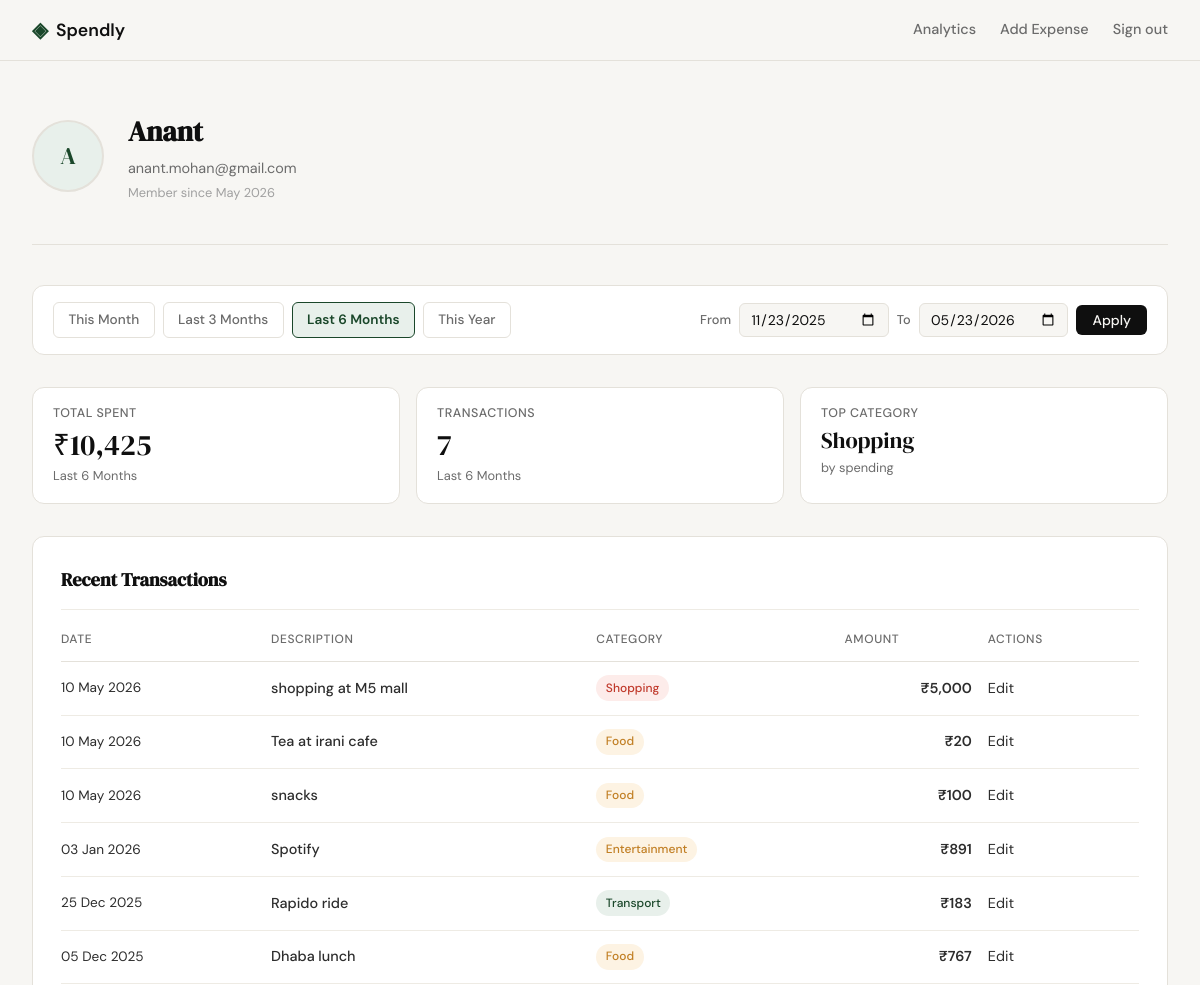
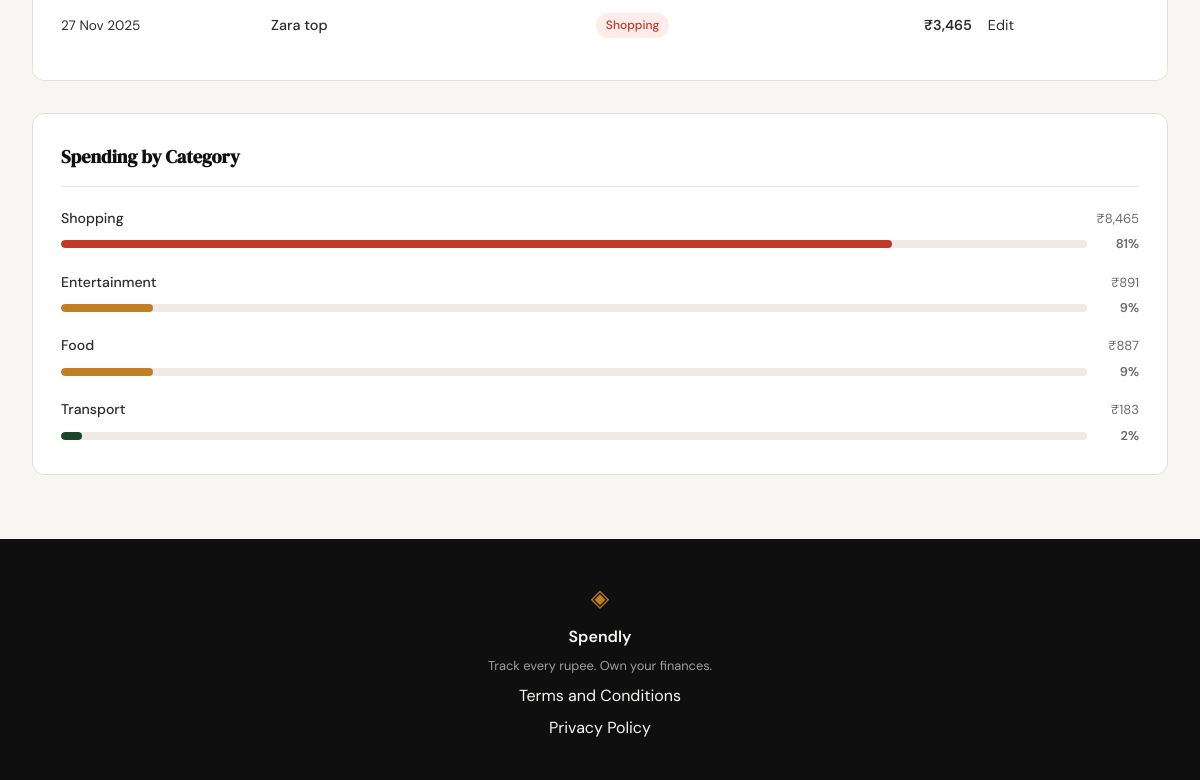
Page /profile?from=2025-11-23&to=2026-05-23 (signed in) on the committed database (2 pictures, top to bottom).
### tables this page shows
CREATE TABLE users (
            id            INTEGER   PRIMARY KEY AUTOINCREMENT,
            name          TEXT      NOT NULL,
            email         TEXT      UNIQUE NOT NULL,
            password_hash TEXT      NOT NULL,
            created_at    TIMESTAMP DEFAULT CURRENT_TIMESTAMP
        );

CREATE TABLE expenses (
            id         INTEGER   PRIMARY KEY AUTOINCREMENT,
            user_id    INTEGER   NOT NULL REFERENCES users(id) ON DELETE CASCADE,
            title      TEXT      NOT NULL,
            amount     REAL      NOT NULL,
            category   TEXT      NOT NULL CHECK(category IN (
                           'Food','Transport','Shopping','Bills',
                           'Entertainment','Health','Other')),
            date       TEXT      NOT NULL,
            note       TEXT,
            created_at TIMESTAMP DEFAULT CURRENT_TIMESTAMP
        );

### app.py (the view)
@app.route("/profile")
def profile():
    if not session.get("user_id"):
        return redirect(url_for("login"))
    today = date.today()
    presets = [
        {"label": "This Month",    "key": "this_month",    "from_date": today.replace(day=1).isoformat(),       "to_date": today.isoformat()},
        {"label": "Last 3 Months", "key": "last_3_months", "from_date": _months_ago(today, 3).isoformat(),      "to_date": today.isoformat()},
        {"label": "Last 6 Months", "key": "last_6_months", "from_date": _months_ago(today, 6).isoformat(),      "to_date": today.isoformat()},
        {"label": "This Year",     "key": "this_year",     "from_date": date(today.year, 1, 1).isoformat(),     "to_date": today.isoformat()},
    ]
    raw_from = request.args.get("from", "").strip()
    raw_to   = request.args.get("to",   "").strip()
    if raw_from and raw_to:
        try:
            datetime.strptime(raw_from, "%Y-%m-%d")
            datetime.strptime(raw_to,   "%Y-%m-%d")
        except ValueError:
            abort(400)
        from_date, to_date = raw_from, raw_to
    else:
        from_date = to_date = None
    active_preset = next(
        (p["key"] for p in presets if from_date == p["from_date"] and to_date == p["to_date"]),
        None,
    )
    if from_date and to_date:
        if active_preset:
            filter_label = next(p["label"] for p in presets if p["key"] == active_preset)
        else:
            d_from = datetime.strptime(from_date, "%Y-%m-%d")
            d_to   = datetime.strptime(to_date,   "%Y-%m-%d")
            filter_label = f"{d_from.strftime('%d %b')} – {d_to.strftime('%d %b %Y')}"
    else:
        filter_label = "all time"
    raw_user = get_user_by_id(session["user_id"])
    name_parts = raw_user["name"].split()
    initials = (name_parts[0][0] + (name_parts[-1][0] if len(name_parts) > 1 else "")).upper()
    member_since = datetime.strptime(
        raw_user["created_at"][:10], "%Y-%m-%d"
    ).strftime("%B %Y")
    user = {
        "name": raw_user["name"],
        "email": raw_user["email"],
        "initials": initials,
        "member_since": member_since,
    }
    raw_stats = get_expense_stats(session["user_id"], from_date=from_date, to_date=to_date)
    stats = {
        "total_spent": f"₹{raw_stats['total_spent']:,.0f}",
        "transaction_count": raw_stats["transaction_count"],
        "top_category": raw_stats["top_category"],
    }
    raw_txns = get_recent_expenses(session["user_id"], limit=10, from_date=from_date, to_date=to_date)
    transactions = [
        {
            "id": t["id"],
            "date": datetime.strptime(t["date"], "%Y-%m-%d").strftime("%d %b %Y"),
            "description": t["title"],
            "category": t["category"],
            "amount": f"₹{t['amount']:,.0f}",
        }
        for t in raw_txns
    ]
    categories = get_category_breakdown(session["user_id"], from_date=from_date, to_date=to_date)
    return render_template(
        "profile.html",
        user=user,
        stats=stats,
        transactions=transactions,
        categories=categories,
        presets=presets,
        filter_dates={"from_date": from_date or "", "to_date": to_date or "", "active_preset": active_preset},
        filter_label=filter_label,
    )

### app.py (called while the page is built)
def _months_ago(ref, n):
    total = ref.year * 12 + ref.month - 1 - n
    y, m = divmod(total, 12)
    m += 1
    d = min(ref.day, calendar.monthrange(y, m)[1])
    return date(y, m, d)

### database/db.py (called while the page is built)
def get_db():
    conn = sqlite3.connect(DB_PATH)
    conn.row_factory = sqlite3.Row
    conn.execute("PRAGMA foreign_keys = ON")
    return conn

def get_user_by_id(user_id):
    conn = get_db()
    row = conn.execute(
        "SELECT id, name, email, created_at FROM users WHERE id = ?", (user_id,)
    ).fetchone()
    conn.close()
    return row

def get_recent_expenses(user_id, limit=10, from_date=None, to_date=None):
    conn = get_db()
    sql = ("SELECT id, title, amount, category, date FROM expenses "
           "WHERE user_id = ?")
    params = [user_id]
    if from_date is not None and to_date is not None:
        sql += " AND date BETWEEN ? AND ?"
        params += [from_date, to_date]
    sql += " ORDER BY date DESC, id DESC LIMIT ?"
    params.append(limit)
    rows = conn.execute(sql, params).fetchall()
    conn.close()
    return rows

def get_category_breakdown(user_id, from_date=None, to_date=None):
    conn = get_db()
    sql = ("SELECT category, SUM(amount) AS total FROM expenses "
           "WHERE user_id = ?")
    params = [user_id]
    if from_date is not None and to_date is not None:
        sql += " AND date BETWEEN ? AND ?"
        params += [from_date, to_date]
    sql += " GROUP BY category ORDER BY total DESC"
    rows = conn.execute(sql, params).fetchall()
    conn.close()
    grand_total = sum(r["total"] for r in rows) or 1
    return [
        {
            "name": r["category"],
            "amount": f"₹{r['total']:,.0f}",
            "pct": round(r["total"] / grand_total * 100),
        }
        for r in rows
    ]

### templates/profile.html (shortened to what this page needs)
{% extends "base.html" %}
{% block head %}
<link rel="stylesheet" href="{{ url_for('static', filename='css/profile.css') }}">
{% endblock %}
{% block content %}
<div class="profile-page">
  <section class="profile-hero">
    <div class="profile-hero-inner">
      <div class="profile-avatar">{{ user.initials }}</div>
      <div class="profile-identity">
        <h1 class="profile-name">{{ user.name }}</h1>
        <p class="profile-email">{{ user.email }}</p>
        <p class="profile-since">Member since {{ user.member_since }}</p>
      </div>
    </div>
  </section>
  <section class="filter-bar">
    <div class="filter-presets">
      {% for p in presets %}
      <a class="filter-preset {% if filter_dates.active_preset == p.key %}filter-preset--active{% endif %}"
         href="{{ url_for('profile') }}?from={{ p.from_date }}&to={{ p.to_date }}">
        {{ p.label }}
      </a>
      {% endfor %}
    </div>
    <form class="filter-form" method="GET" action="{{ url_for('profile') }}">
      <div class="filter-inputs">
        <label class="filter-label-text" for="filter-from">From</label>
        <input class="form-input filter-date-input" type="date" id="filter-from"
               name="from" value="{{ filter_dates.from_date }}">
        <label class="filter-label-text" for="filter-to">To</label>
        <input class="form-input filter-date-input" type="date" id="filter-to"
               name="to" value="{{ filter_dates.to_date }}">
        <button type="submit" class="btn-primary filter-apply-btn">Apply</button>
      </div>
    </form>
  </section>
  <div class="profile-body">
    <section class="profile-stats">
      <div class="stat-card">
        <span class="stat-label">Total Spent</span>
        <span class="stat-value">{{ stats.total_spent }}</span>
        <span class="stat-sub">{{ filter_label }}</span>
      </div>
      <div class="stat-card">
        <span class="stat-label">Transactions</span>
        <span class="stat-value">{{ stats.transaction_count }}</span>
        <span class="stat-sub">{{ filter_label }}</span>
      </div>
      <div class="stat-card">
        <span class="stat-label">Top Category</span>
        <span class="stat-value stat-value--sm">{{ stats.top_category }}</span>
        <span class="stat-sub">by spending</span>
      </div>
    </section>
    <section class="profile-section">
      <h2 class="profile-section-title">Recent Transactions</h2>
      <div class="profile-table-wrap">
        <table class="profile-table">
          <thead>
            <tr>
              <th>Date</th>
              <th>Description</th>
              <th>Category</th>
              <th class="col-right">Amount</th>
              <th>Actions</th>
            </tr>
          </thead>
          <tbody>
            {% for tx in transactions %}
            <tr>
              <td class="tx-date">{{ tx.date }}</td>
              <td class="tx-desc">{{ tx.description }}</td>
              <td>
                <span class="tx-badge tx-badge--{{ tx.category | lower | replace(' ', '-') }}">
                  {{ tx.category }}
                </span>
              </td>
              <td class="tx-amount">{{ tx.amount }}</td>
              <td class="tx-actions">
                <a href="{{ url_for('edit_expense', id=tx.id) }}" class="tx-edit-link">Edit</a>
              </td>
            </tr>
            {% endfor %}
          </tbody>
        </table>
      </div>
    </section>
    <section class="profile-section">
      <h2 class="profile-section-title">Spending by Category</h2>
      <div class="profile-categories">
        {% for cat in categories %}
        <div class="cat-row">
          <div class="cat-meta">
            <span class="cat-name">{{ cat.name }}</span>
            <span class="cat-amount">{{ cat.amount }}</span>
          </div>
          <div class="cat-bar-wrap">
            <div class="cat-bar-track">
              <div class="cat-bar-fill cat-bar--{{ cat.name | lower | replace(' ', '-') }}"
                   style="--fill: {{ cat.pct }}%"></div>
            </div>
            <span class="cat-pct">{{ cat.pct }}%</span>
          </div>
        </div>
        {% endfor %}
      </div>
    </section>
  </div>
</div>
{% endblock %}

### static/css/style.css (style rules this page uses)
:root { --ink: #0f0f0f; --ink-soft: #2d2d2d; --ink-muted: #6b6b6b; --ink-faint: #a0a0a0; --paper: #f7f6f3; --paper-warm: #f0ede6; --paper-card: #ffffff; --accent: #1a472a; --accent-light: #e8f0eb; --accent-2: #c17f24; --accent-2-light: #fdf3e3; --danger: #c0392b; --danger-light: #fdecea; --border: #e4e1da; --border-soft: #eeebe4; --font-display: 'DM Serif Display', Georgia, serif; --font-body: 'DM Sans', system-ui, sans-serif; --max-width: 1200px; --auth-width: 440px; --radius-sm: 6px; --radius-md: 12px; --radius-lg: 20px; }
*, *::before, *::after { box-sizing: border-box; margin: 0; padding: 0; }
html { font-size: 16px; scroll-behavior: smooth; }
body { background: var(--paper); color: var(--ink); font-family: var(--font-body); font-size: 1rem; line-height: 1.6; -webkit-font-smoothing: antialiased; }
a { color: inherit; text-decoration: none; }
.btn-primary { display: inline-block; background: var(--ink); color: var(--paper); padding: 0.65rem 1.5rem; border-radius: var(--radius-sm); font-family: var(--font-body); font-size: 0.9rem; font-weight: 500; cursor: pointer; border: none; transition: background 0.2s; text-decoration: none; }
.form-input { width: 100%; padding: 0.6rem 0.875rem; border: 1px solid var(--border); border-radius: var(--radius-sm); font-family: var(--font-body); font-size: 0.95rem; color: var(--ink); background: var(--paper); outline: none; transition: border-color 0.2s; }
.form-input::placeholder { color: var(--ink-faint); }

### rows in the picture
users: name "Anant", email "anant.mohan@gmail.com"
expenses: date "10 May 2026", description "shopping at M5 mall", category "Shopping", amount "₹5,000"
expenses: date "10 May 2026", description "Tea at irani cafe", category "Food", amount "₹20"
expenses: date "10 May 2026", description "snacks", category "Food", amount "₹100"
expenses: date "03 Jan 2026", description "Spotify", category "Entertainment", amount "₹891"
expenses: date "25 Dec 2025", description "Rapido ride", category "Transport", amount "₹183"
expenses: date "05 Dec 2025", description "Dhaba lunch", category "Food", amount "₹767"
expenses: date "27 Nov 2025", description "Zara top", category "Shopping", amount "₹3,465"

### other values in the picture
{{ user.initials }} "A"
{{ user.member_since }} "May 2026"
{{ p.label }} "This Month" "Last 3 Months" "Last 6 Months" "This Year"
{{ stats.total_spent }} "₹10,425"
{{ filter_label }} "Last 6 Months"
{{ stats.transaction_count }} "7"
{{ stats.top_category }} "Shopping"
{{ cat.name }} "Shopping" "Entertainment" "Food" "Transport"
{{ cat.amount }} "₹8,465" "₹891" "₹887" "₹183"
{{ cat.pct }} "81" "9" "9" "2"
